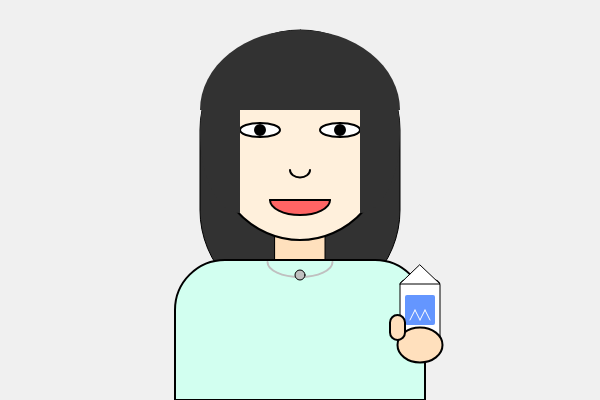
Frame 1 (no input)
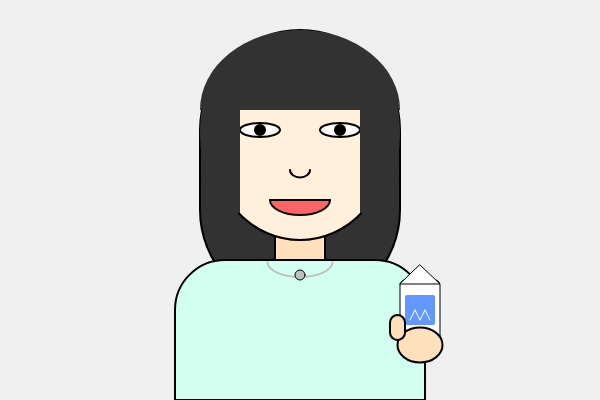
Frame 60 (no input)
Frame 120 (the mouse pressed at the canvas centre since frame 60): identical to frame 60, image omitted

The p5.js sketch that drew these frames (run headless with seeded random() and noise() and a simulated clock; from frame 60 on, the mouse is pressed at the canvas centre):

// p5.js sketch
// ── sketch.js
function setup() {
  createCanvas(600, 400);
}
//배경
function draw() {
  background(240);
  
  // 뒷머리
  fill(50); 
  rect(200, 30, 200, 280, 100); 
  
  // 목(화장을 하면 얼굴보다 어두워서 그걸 표현해보았습니다.)
  fill(255, 224, 189);
  rect(275, 220, 50, 40); 
  
  // 얼굴형 
  stroke(0);
  strokeWeight(2);
  fill(255, 240, 220); 
  ellipse(300, 140, 180, 200); 

  // 눈
  fill(255);
  ellipse(260, 130, 40, 14); 
  ellipse(340, 130, 40, 14); 
  fill(0);
  circle(260, 130, 10); 
  circle(340, 130, 10); 
  
  // 코
  noFill();
  arc(300, 170, 20, 15, 0, PI);

  // 입
  fill(255, 100, 100);
  arc(300, 200, 60, 30, radians(0), radians(180));
  line(270, 200, 330, 200); 

  // 점(제겐 이마에 숨겨진 점이 있습니다!) 
  fill(50, 30, 0); 
  noStroke(); 
  ellipse(300, 50, 3, 3); 

  // 옆머리
  fill(50); 
  arc(360, 133, 80, 160, radians(270), radians(90));
  arc(240, 133, 80, 160, radians(90), radians(270));
  arc(300, 110, 200, 160, radians(180), radians(0));
  
  // 옷 
  stroke(0);
  fill(210, 255, 240); 
  rect(175, 260, 250, 140, 50, 50, 0, 0); 
  
  // 실버 목걸이
  stroke(192, 192, 192); 
  strokeWeight(2);
  noFill();
  arc(300, 262, 65, 30, radians(0), radians(180));
  fill(192, 192, 192); 
  stroke(0);
  strokeWeight(1);
  circle(300, 275, 10); 

  // 우유(제가 우유를 정말 좋아해서 표현해보았습니다.) 
  stroke(0);
  fill(255); 
  rect(400, 280, 40, 70, 5); 

  fill(100, 150, 255);
  noStroke();
  rect(405, 295, 30, 30, 2); 
  
  fill(255); 
  stroke(0);
  strokeWeight(1);
  triangle(400, 284, 440, 284, 420, 265); 

  stroke(255); 
  line(410, 320, 415, 310); 
  line(415, 310, 420, 320);
  line(420, 320, 425, 310); 
  line(425, 310, 430, 320); 

  stroke(0);
  strokeWeight(2);
  fill(255, 224, 189); 
  ellipse(420, 345, 45, 35); 
  rect(390, 315, 15, 25, 8); 
}
